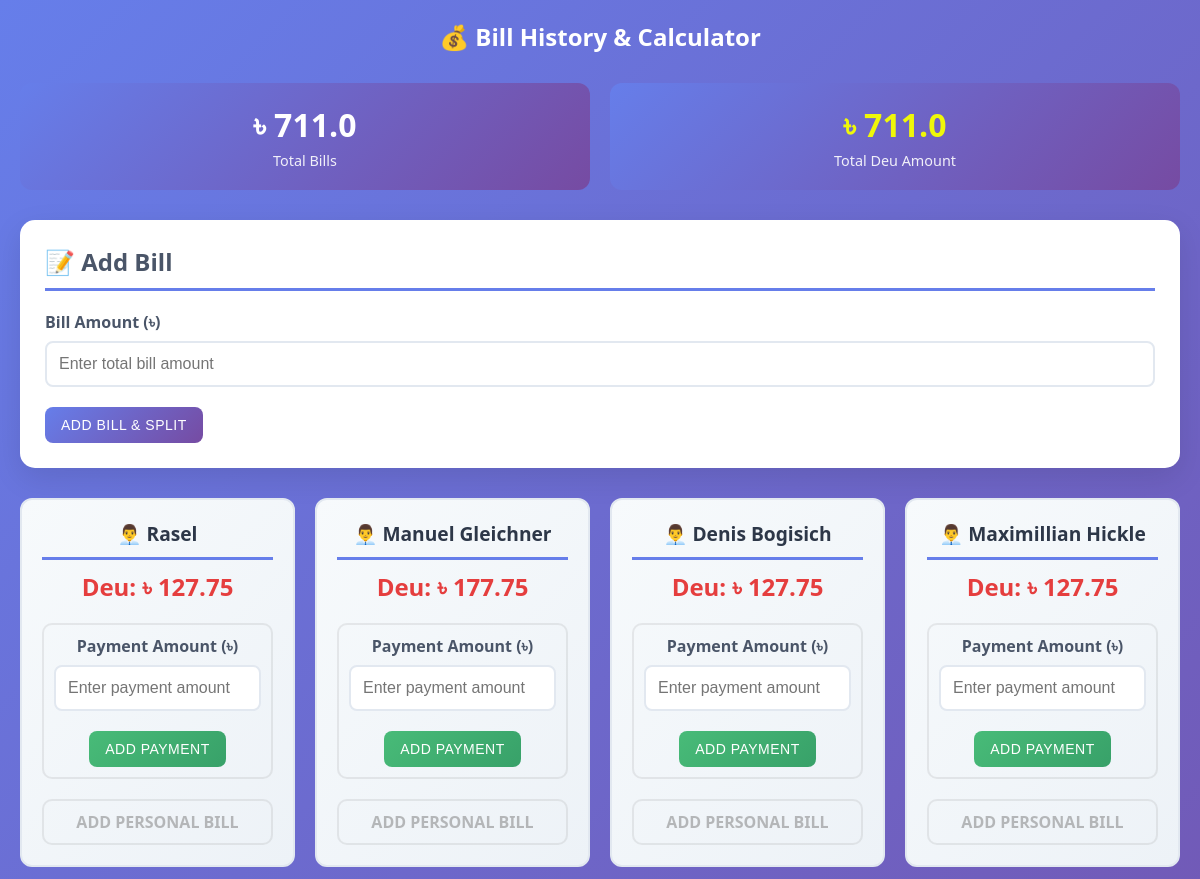
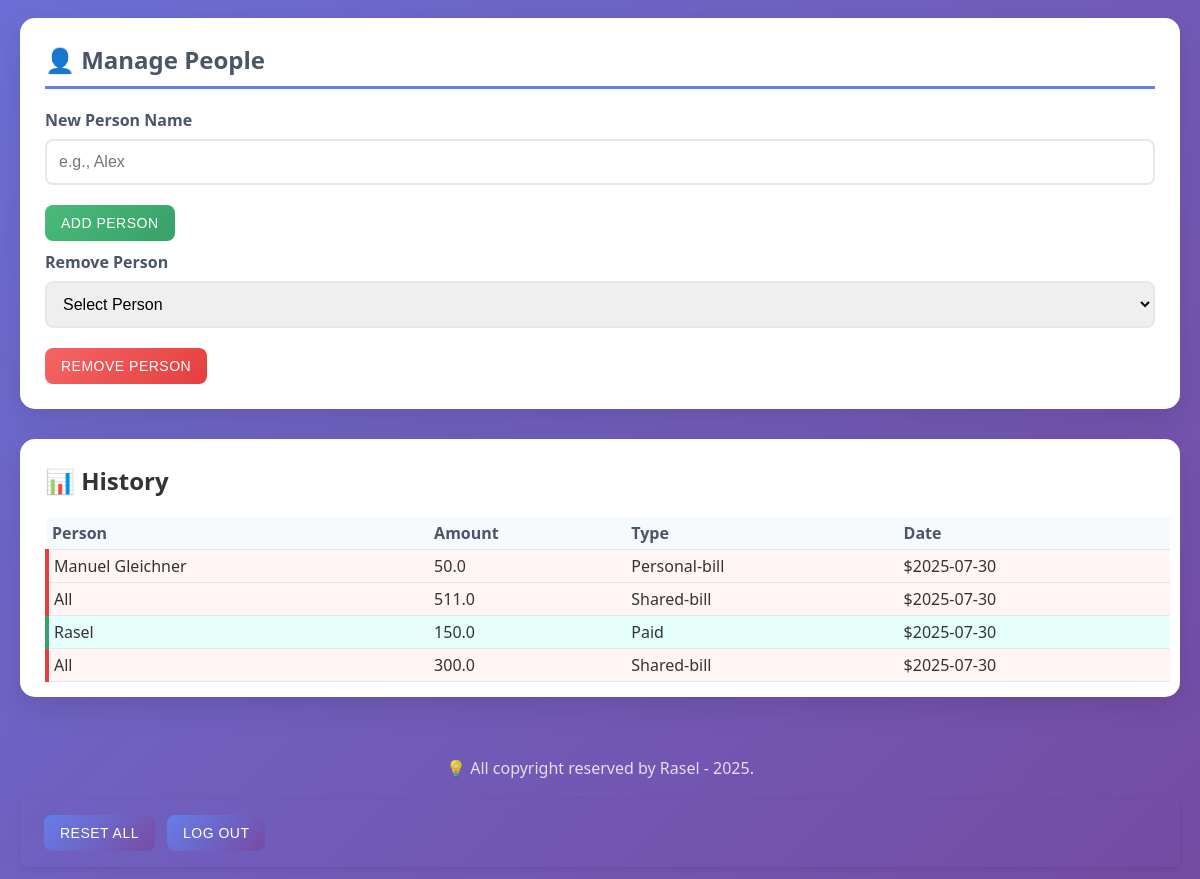
The page / (signed in) on the database as committed earlier (2 pictures, top to bottom).
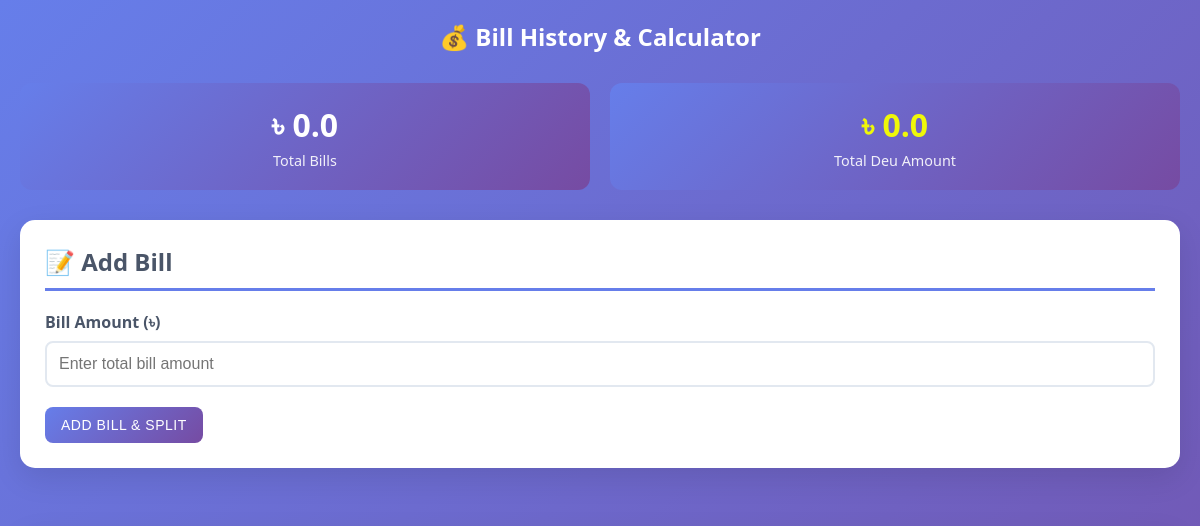
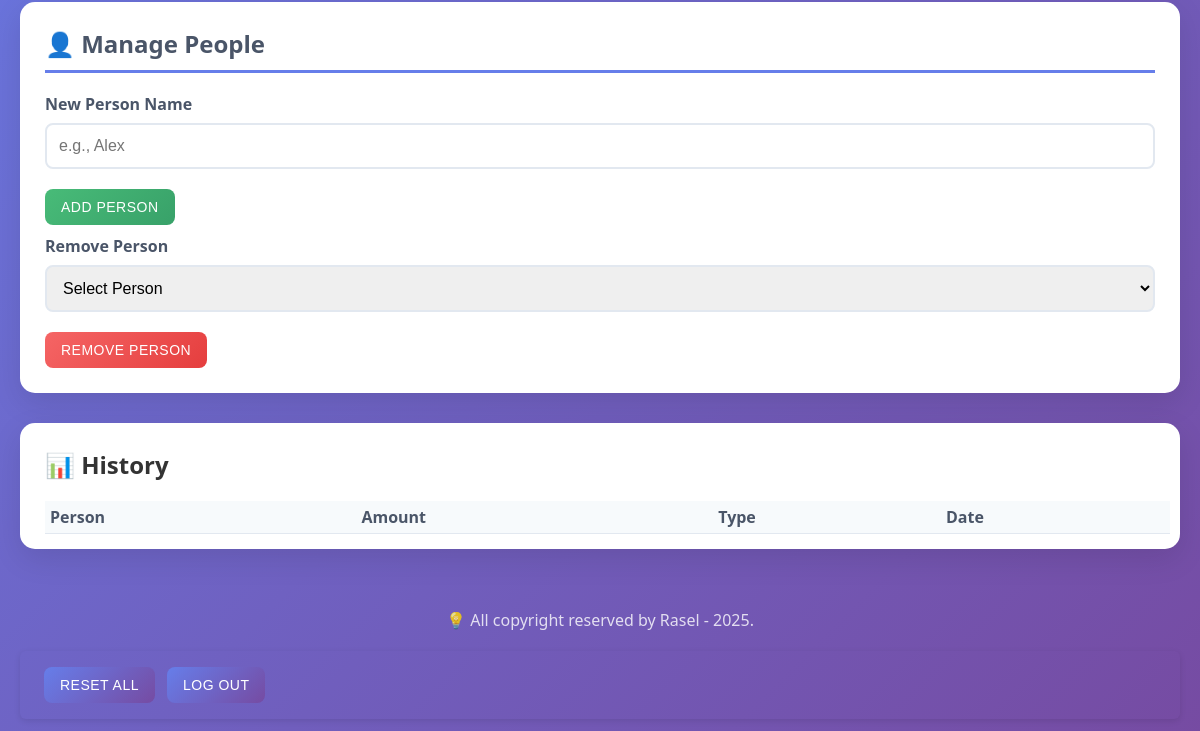
The same page on the database as committed later (2 pictures, top to bottom).
### models.py (models this page shows)
class Bill(db.Model):
    id = db.Column(db.Integer, primary_key=True)
    bill_amount = db.Column(db.Float)
    deu_amount = db.Column(db.Float)

class Person(db.Model):
    id = db.Column(db.Integer, primary_key=True)
    due = db.Column(db.Float)
    name = db.Column(db.String(100))

class History(db.Model):
    id = db.Column(db.Integer, primary_key=True)
    name = db.Column(db.String(100))
    amount = db.Column(db.Float)
    bill_type = db.Column(db.String(100))
    date = db.Column(db.String(20))

### app.py (the view)
@app.route('/')
def index():
    if not session.get('logged_in'):
        return redirect(url_for('login'))
    people = Person.query.all()
    history = History.query.all()
    bill = Bill.query.first()
    total_bill = bill.bill_amount if bill else 0.0
    total_due = bill.deu_amount if bill else 0.0
    all_people = [{'id': p.id, 'name': p.name, 'due': p.due or 0.0} for p in people]
    all_history = [
        {
            'name': h.name,
            'amount': h.amount,
            'bill_type': h.bill_type,
            'date': h.date
        } for h in history
    ]
    return render_template(
        'index.html',
        total_bill=total_bill,
        total_due=total_due,
        all_people=all_people,
        all_history=all_history
    )

### app.py (called while the page is built)
@app.before_request
def create_tables():
    db.create_all()
    if not Bill.query.first():
        db.session.add(Bill(bill_amount=0, deu_amount=0))
        db.session.commit()

### templates/index.html (shortened to what this page needs)
<!DOCTYPE html>
<html lang="en">
<head>
  <link rel="stylesheet" href="{{ url_for('static', filename='style.css') }}" />
</head>
<body>
  <div class="container">
    <div class="header">
      <h2>💰 Bill History & Calculator</h2>
    </div>
    <div class="stats-grid">
      <div class="stat-card">
        <h3 id="totalBills">৳ {{ total_bill }}</h3>
        <p>Total Bills</p>
      </div>
      <div class="stat-card total-deu">
        <h3 id="totalOutstanding"
          class="due-amount {% if total_bill >= total_due %}positive{% elif total_bill < total_due %}negative{% endif %}">
          ৳ {{ total_due }}</h3>
        <p>Total Deu Amount</p>
      </div>
    </div>
    <div class="main-content">
      <div class="card">
        <h2>📝 Add Bill</h2>
        <form method="POST" action="/add-shared-bill">
          <div class="form-group">
            <label>Bill Amount (৳)</label>
            <input type="number" name="amount" step="0.01" required placeholder="Enter total bill amount" />
          </div>
          <button type="submit" class="btn">Add Bill & Split</button>
        </form>
      </div>
    </div>
    <div class="dashboard">
      <div id="peopleGrid" class="people-grid">
        {% if all_people != blank %}
        {% for person in all_people %}
        <div class="person-card">
          <h3>👨‍💼 {{ person.name }}</h3>
          <div
            class="due-amount {% if person.due > 0 %}positive{% elif person.due < 0 %}negative{% else %}zero{% endif %}">
            {% if person.due > 0 %}Deu: {% elif person.due < 0 %}Savings: {% endif %}৳ {{ person.due }} </div>
              <form method="POST" action="/add-payment">
                <div class="form-group">
                  <label>Payment Amount (৳)</label>
                  <input type="number" name="amount" step="0.01" required placeholder="Enter payment amount" />
                </div>
                <button type="submit" class="btn btn-secondary">Add Payment</button>
              </form>
              <details>
                <summary>Add Personal bill</summary>
              </details>
          </div>
          {% endfor %}
          {% endif %}
        </div>
      </div>
      <div class="card" style="margin-top: 30px;">
        <h2>👤 Manage People</h2>
        <form method="POST" action="/add-person" style="margin-bottom: 10px;">
          <div class="form-group">
            <label>New Person Name</label>
            <input type="text" name="name" required placeholder="e.g., Alex" />
          </div>
          <button type="submit" class="btn btn-secondary">Add Person</button>
        </form>
        <form method="POST" action="/remove-person">
          <div class="form-group">
            <label>Remove Person</label>
            <select name="person_id" required>
              <option value="">Select Person</option>
            </select>
          </div>
          <button type="submit" class="btn btn-danger">Remove Person</button>
        </form>
      </div>
      <div class="history-section">
        <h2>📊 History</h2>
        <div style="overflow-x: auto;">
          <table class="history-table">
            <thead>
              <tr>
                <th>Person</th>
                <th>Amount</th>
                <th>Type</th>
                <th>Date</th>
              </tr>
            </thead>
            <tbody>
              {% if all_history != blank %}
              {% for single_history in all_history | reverse %}
              <tr class="{% if single_history.bill_type == 'Paid' %}bill-entry{% else %}payment-entry{% endif %}">
                <td>{{ single_history.name }}</td>
                <td>{{ single_history.amount }}</td>
                <td>{{ single_history.bill_type }}</td>
                <td>${{ single_history.date }}</td>
              </tr>
              {% endfor %}
              {% endif %}
            </tbody>
          </table>
        </div>
      </div>
      <div style="text-align: center; margin-top: 40px; padding: 20px; color: white; opacity: 0.8;">
        <p>💡 All copyright reserved by Rasel - 2025.</p>
      </div>
      <header>
        <div class="actions">
          <button type="button" class="btn btn-reset" onclick="openModal()">Reset All</button>
          <form method="POST" action="/logout">
            <button type="submit" class="btn btn-logout">Log Out</button>
          </form>
        </div>
      </header>
    </div>
</body>
</html>

### static/style.css (style rules this page uses)
* { margin: 0; padding: 0; box-sizing: border-box; }
body { font-family: "Segoe UI", Tahoma, Geneva, Verdana, sans-serif; background: linear-gradient(135deg, #667eea 0%, #764ba2 100%); min-height: 100vh; color: #333; }
.container { max-width: 1200px; margin: 0 auto; padding: 20px; }
.header { text-align: center; margin-bottom: 30px; color: white; }
.main-content { display: grid; gap: 30px; margin-bottom: 30px; }
.card { background: white; border-radius: 15px; padding: 25px; box-shadow: 0 10px 30px rgba(0, 0, 0, 0.1); transition: transform 0.3s ease, box-shadow 0.3s ease; }
.card h2 { color: #4a5568; margin-bottom: 20px; font-size: 1.5rem; border-bottom: 3px solid #667eea; padding-bottom: 10px; }
.form-group { margin-bottom: 20px; }
.form-group label { display: block; margin-bottom: 8px; font-weight: 600; color: #4a5568; }
.form-group input, .form-group select, .form-group textarea { width: 100%; padding: 12px; border: 2px solid #e2e8f0; border-radius: 8px; font-size: 1rem; transition: border-color 0.3s ease, box-shadow 0.3s ease; }
.btn { background: linear-gradient(135deg, #667eea 0%, #764ba2 100%); color: white; border: none; padding: 12px 25px; border-radius: 8px; font-size: 1rem; font-weight: 600; cursor: pointer; transition: all 0.3s ease; text-transform: uppercase; letter-spacing: 0.5px; }
.btn-secondary { background: linear-gradient(135deg, #48bb78 0%, #38a169 100%); }
.btn-danger { background: linear-gradient(135deg, #f56565 0%, #e53e3e 100%); }
.due-amount { font-size: 1.5rem; font-weight: bold; margin-bottom: 15px; }
.due-amount.positive { color: #e53e3e; }
.total-deu .due-amount.positive { color: #eff709; }
.history-section { grid-column: 1 / -1; background: white; border-radius: 15px; padding: 25px 10px 15px 25px; box-shadow: 0 10px 30px rgba(0, 0, 0, 0.1); margin-top: 30px; }
.history-table { width: 100%; border-collapse: collapse; margin-top: 20px; font-size: 12px; }
.history-table th, .history-table td { padding: 5px; text-align: left; border-bottom: 1px solid #e2e8f0; }
.history-table th { background: #f7fafc; font-weight: 600; color: #4a5568; }
.stats-grid { display: grid; grid-template-columns: repeat(auto-fit, minmax(200px, 1fr)); gap: 20px; margin-bottom: 30px; }
.stat-card { background: linear-gradient(135deg, #667eea 0%, #764ba2 100%); color: white; padding: 20px; border-radius: 12px; text-align: center; }
.stat-card h3 { font-size: 2rem; margin-bottom: 5px; }
.stat-card p { opacity: 0.9; font-size: 0.9rem; }
@media (min-width: 990px) { .history-table { font-size: inherit; } }
header { padding: 16px 24px; display: flex; justify-content: space-between; align-items: center; box-shadow: 0 2px 6px rgba(0, 0, 0, 0.1); border-radius: 6px; }
.actions { display: flex; gap: 12px; }
.actions form { margin: 0; }
.btn { padding: 10px 16px; border: none; border-radius: 8px; font-weight: 500; font-size: 14px; cursor: pointer; transition: background 0.3s ease; }
.btn-reset { background-color: #e53935; color: white; }
.btn-logout { background-color: #424242; color: white; }

Rows that differ between the two databases and show on the page:
removed Person: name "Rasel", shows "Deu:", due "127.75"
removed Person: name "Manuel Gleichner", shows "Deu:", due "177.75"
removed Person: name "Denis Bogisich", shows "Deu:", due "127.75"
removed Person: name "Maximillian Hickle", shows "Deu:", due "127.75"
removed History: name "Manuel Gleichner", amount "50.0", bill_type "Personal-bill", date "2025-07-30"
removed History: name "All", amount "511.0", bill_type "Shared-bill", date "2025-07-30"
removed History: name "Rasel", amount "150.0", bill_type "Paid", date "2025-07-30"
removed History: name "All", amount "300.0", bill_type "Shared-bill", date "2025-07-30"
changed Bill: bill_amount "711.0" → "0.0"; deu_amount "711.0" → "0.0"
